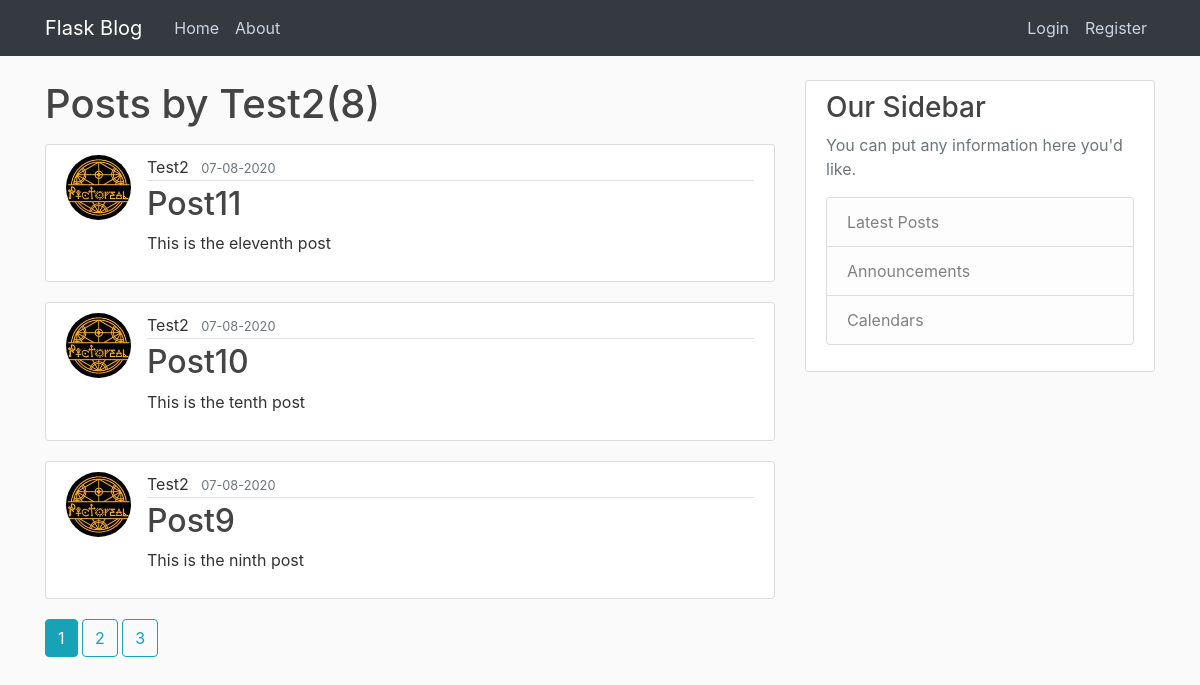
The page /user/Test2 on the database its author committed.
### app/models.py (models this page shows, shortened)
class User(db.Model, UserMixin):
    id=db.Column(db.Integer, primary_key=True)
    username=db.Column(db.String(20), unique=True,nullable=False)
    email=db.Column(db.String(120), unique=True,nullable=False)
    image_file=db.Column(db.String(20), nullable=False,default='default.jpeg')
    password=db.Column(db.String(60), nullable=False)
    posts=db.relationship('Post', backref='author', lazy=True)

class Post(db.Model):
    id=db.Column(db.Integer, primary_key=True)
    title=db.Column(db.String(100), nullable=False)
    date_posted=db.Column(db.DateTime, nullable=False, default=datetime.utcnow)
    content=db.Column(db.Text, nullable=False)
    user_id=db.Column(db.Integer, db.ForeignKey('user.id'), nullable=False)

### app/routes.py (the view)
@app.route('/user/<string:username>')
def user_posts(username):
    page=request.args.get('page', default=1, type=int)
    user=User.query.filter_by(username=username).first_or_404()
    posts=Post.query.filter_by(author=user).order_by(Post.date_posted.desc()).paginate(page=page, per_page=3)
    return render_template('user_posts.html', posts=posts,user=user)

### app/templates/user_posts.html (shortened to what this page needs)
{%extends 'layout.html'%}
{%block body%}
    <h1 class="mb-3">Posts by {{user.username}}({{posts.total}})</h1>
    {% for post in posts.items%}
        <article class="media content-section">
            <img src="{{url_for('static',filename='profile_pics/'+post.author.image_file)}}" alt="" class="rounded-circle article-img">
            <div class="media-body">
            <div class="article-metadata">
                <a class="mr-2" >{{ post.author.username }}</a>
                <small class="text-muted" href='#'>{{ post.date_posted.strftime('%d-%m-%Y') }}</small>
            </div>
            <h2><a class="article-title" href="{{url_for('post', post_id=post.id)}}">{{ post.title }}</a></h2>
            <p class="article-content">{{ post.content }}</p>
            </div>
        </article>
    {%endfor%}
    {% for page_num in posts.iter_pages(left_edge=1, right_edge=1, left_current=1, right_current=2)%}
        {%if page_num%}
            {%if posts.page==page_num%}
                <a href="{{url_for('user_posts',username=user.username, page=page_num)}}" class="btn btn-info mb-4">{{page_num}}</a>
            {%else%}
                <a href="{{url_for('user_posts',username=user.username, page=page_num)}}" class="btn btn-outline-info mb-4">{{page_num}}</a>
            {%endif%}
        {%else%}
            ...
        {%endif%}
    {%endfor%}
{%endblock%}

### app/templates/layout.html (shortened to what this page needs)
<!DOCTYPE html>
<html lang="en">
<head>
    <link rel="stylesheet" href="https://stackpath.bootstrapcdn.com/bootstrap/4.5.0/css/bootstrap.min.css">
    <link rel="stylesheet" href="{{url_for('static', filename='css/main.css')}}">
</head>
<body>
    <header class="site-header">
        <nav class="navbar navbar-expand-md navbar-dark bg-dark fixed-top">
          <div class="container">
            <a class="navbar-brand mr-4" href="/">Flask Blog</a>
            <div class="collapse navbar-collapse" id="navbarToggle">
              <div class="navbar-nav mr-auto">
                <a class="nav-item nav-link" href="/">Home</a>
                <a class="nav-item nav-link" href="/about">About</a>
              </div>
              <div class="navbar-nav">
                {%if current_user.is_authenticated%}
                <a class="nav-item nav-link" href="/post/new">New Post</a>
                <a class="nav-item nav-link" href="/account">Account</a>
                  <a class="nav-item nav-link" href="/logout">Logout</a>
                {%else%}
                  <a class="nav-item nav-link" href="/login">Login</a>
                  <a class="nav-item nav-link" href="/register">Register</a>
                {%endif%}
              </div>
            </div>
          </div>
        </nav>
      </header>
      <main role="main" class="container">
        <div class="row">
          <div class="col-md-8">
            {% block body %}{% endblock %}
          </div>
          <div class="col-md-4">
            <div class="content-section">
              <h3>Our Sidebar</h3>
              <p class='text-muted'>You can put any information here you'd like.
                <ul class="list-group">
                  <li class="list-group-item list-group-item-light">Latest Posts</li>
                  <li class="list-group-item list-group-item-light">Announcements</li>
                  <li class="list-group-item list-group-item-light">Calendars</li>
                </ul>
              </p>
            </div>
          </div>
        </div>
      </main>
</body>
</html>

### app/static/css/main.css (style rules this page uses)
body { background: #fafafa; color: #333333; margin-top: 5rem; }
h1, h2, h3, h4, h5, h6 { color: #444444; }
.site-header .navbar-nav .nav-link { color: #cbd5db; }
.content-section { background: #ffffff; padding: 10px 20px; border: 1px solid #dddddd; border-radius: 3px; margin-bottom: 20px; }
.article-title { color: #444444; }
.article-content { white-space: pre-line; }
.article-img { height: 65px; width: 65px; margin-right: 16px; }
.article-metadata { padding-bottom: 1px; margin-bottom: 4px; border-bottom: 1px solid #e3e3e3 }

### rows shown on the page
User: username "Test2"
Post: image_file (picture), author.username "Test2", date_posted "07-08-2020", title "Post11", content "This is the eleventh post"
Post: image_file (picture), author.username "Test2", date_posted "07-08-2020", title "Post10", content "This is the tenth post"
Post: image_file (picture), author.username "Test2", date_posted "07-08-2020", title "Post9", content "This is the ninth post"

### other values the page prints
{{ posts.total }} "8"
{{ page_num }} "1"
{{ page_num }} "2" "3"
